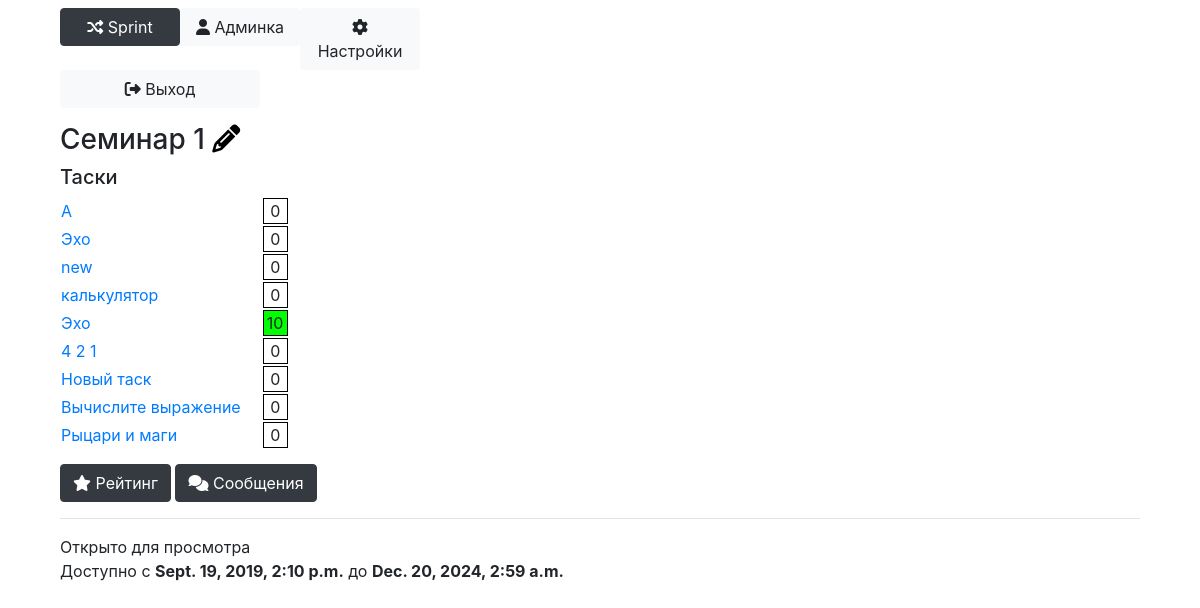
/block?id=50 (signed in), run on an earlier commit of the app's database.
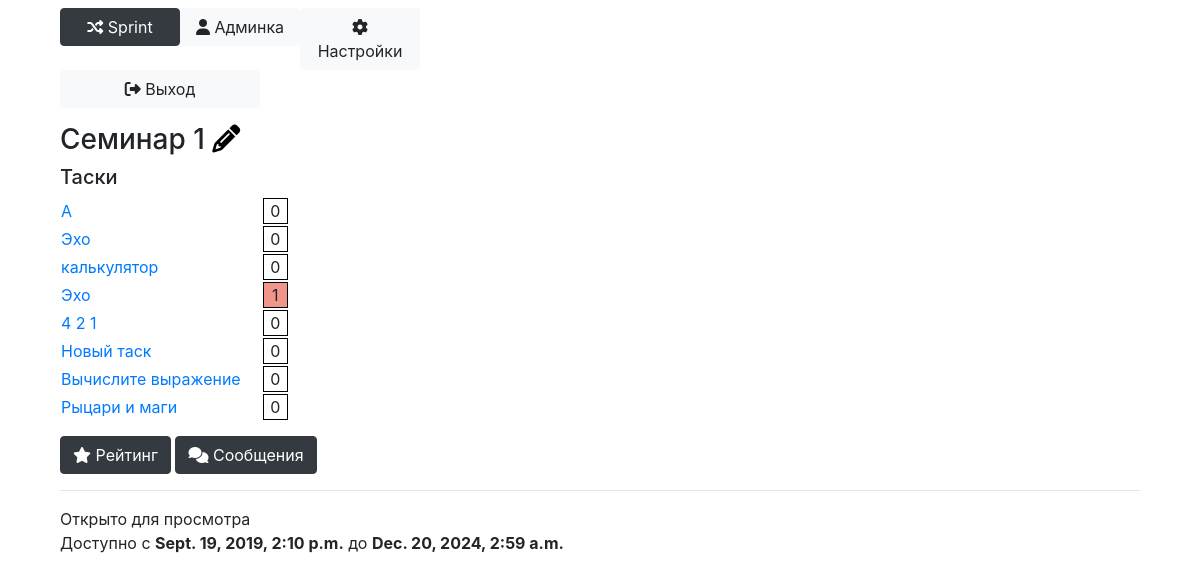
And on a later commit of the database.
### Main/models.py (models this page shows, shortened)
class Task(models.Model):
    name = models.TextField()
    block = models.ForeignKey(Block, on_delete=models.CASCADE)
    legend = models.TextField(default='')
    input = models.TextField(default='')
    output = models.TextField(default='')
    specifications = models.TextField(default='')
    time_limit = models.IntegerField(default=10000)
    weight = models.FloatField(default=1.0)
    max_mark = models.IntegerField(default=10)
    max_solutions_count = models.IntegerField(default=10)
    show_result = models.BooleanField(default=True)
    show_details = models.BooleanField(default=False)
    full_solution = models.BooleanField(default=False)
    mark_formula = models.TextField(default='None')
    priority = models.IntegerField(default=5)

### Main/views.py (the view)
# urls.py: path('block', views.block),
def block(request):
    current_block = Block.objects.get(id=request.GET['id'])
    if not check_permission_block(request.user, current_block):
        return HttpResponseRedirect('/main')
    return render(request, 'block.html', context={'Block': current_block,
                                                  'is_admin': check_admin(request.user),
                                                  'can_edit': check_admin_on_course(request.user, current_block.course),
                                                  'user': request.user})

### Main/context_processors.py (called while the page is built)
def attributes(request):
	return {
		'current_page': 'settings' if '/settings' == request.path else 'admin' if '/admin/' in request.path else 'main',
		'is_admin': check_admin(request.user)
	}

### Main/main.py (called while the page is built)
def check_login(user):
    return user.is_authenticated

def check_admin(user):
    if check_teacher(user):
        return True
    if not check_login(user):
        return False
    return len(Subscribe.objects.filter(user=user, is_assistant=True)) > 0

def check_teacher(user):
    return user.is_staff and check_login(user)

def courses_available(user):
    if user.is_superuser:
        return Course.objects.all()
    else:
        return [s.course for s in Subscribe.objects.filter(user=user)]

def blocks_available(user):
    courses = courses_available(user)
    blocks = {}
    is_admin = check_admin(user)
    for course in courses:
        if is_admin:
            blocks[course] = Block.objects.filter(
                course=course
            )
        else:
            blocks[course] = Block.objects.filter(
                opened=True,
                time_start__lte=timezone.now(),
                course=course
            )
    return blocks

### templates/block.html (shortened to what this page needs)
{% extends 'base.html' %}
{% load filters %}
{% block content %}
    <h3>{{ Block.name }} {% if can_edit %}<a style="color: black;" href="/admin/block?id={{ Block.id }}"><i class="fa fa-pencil"></i></a> {% endif %}</h3>
    <h5>Таски</h5>
    <table>
        {% for task in Block.tasks %}
            <tr>
                <td>
                    <a href="/task?id={{ task.id }}">{{ task.name }}</a>
                </td>
                <td>
                    {% with mark=task|mark_for_task:user %}
                        {% if mark|marked %}
                            <div style="margin-left: 20px; border: 1px solid black; background: {{ mark|mark_color }}; width: 25px; text-align: center;">
                                {{ mark }}
                            </div>
                        {% endif %}
                    {% endwith %}
                </td>
            </tr>
        {% endfor %}
    </table>
    {% if Block.show_rating %}
    <a href="/rating?block_id={{ Block.id }}" class="btn btn-dark" style="margin-top: 15px;"><i class="fa fa-star"></i> Рейтинг</a>
    {% endif %}
    <a href="/messages?block_id={{ Block.id }}" class="btn btn-dark" style="margin-top: 15px;"><i class="fa fa-comments"></i> Сообщения</a>
    <hr>
    {% if Block.opened %}
        Открыто для просмотра
    {% else %}
        Закрыто для просмотра
    {% endif %}
    <br>Доступно с <b>{{ Block.time_start }}</b> до <b>{{ Block.time_end }}</b>
{% endblock %}

What changed in the data, as far as the page shows it:
removed Task: name "new", full_solution "0"
changed Task (number 4 of 8 on the later page): priority "10" → "1"
